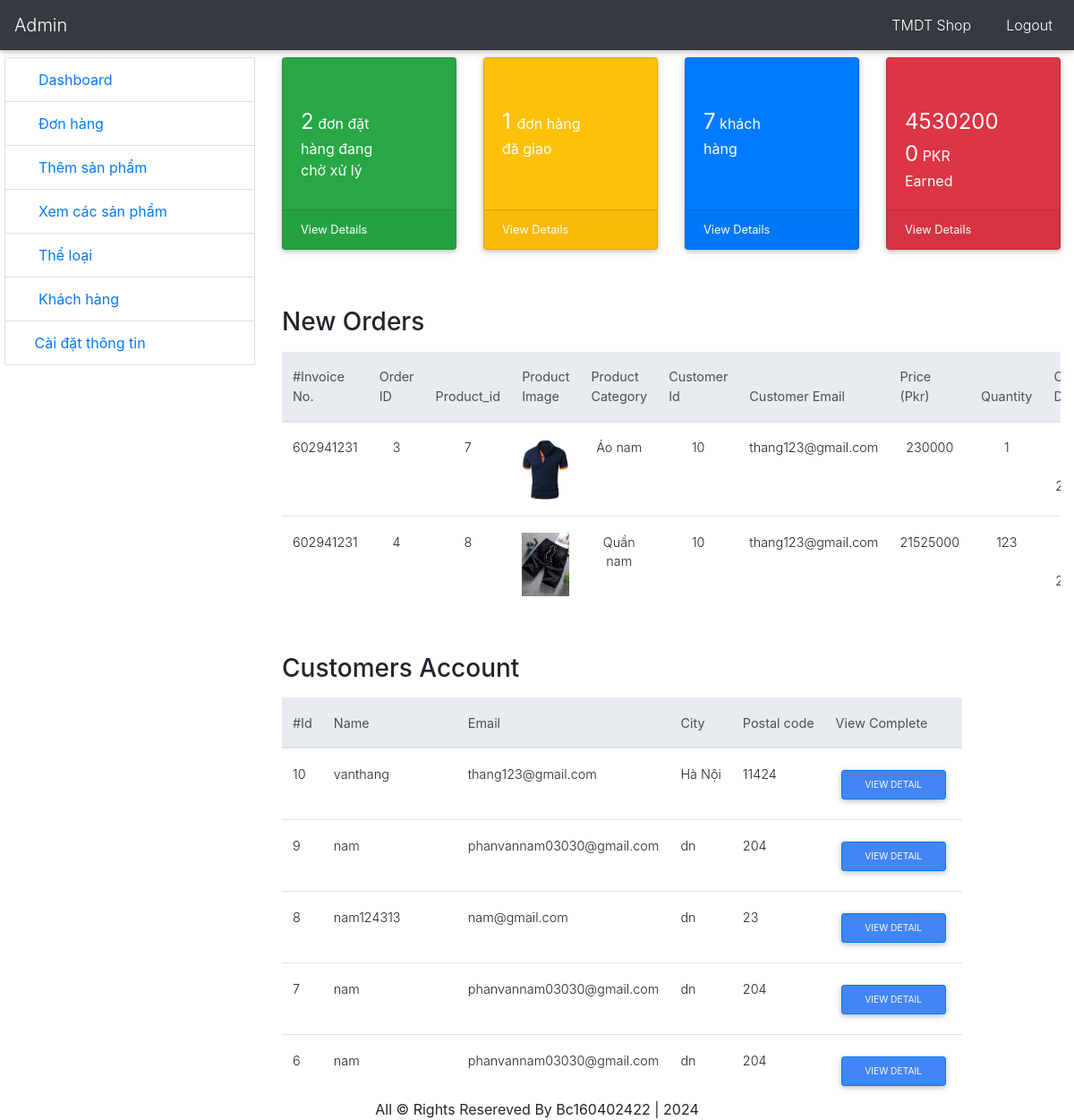
The page /tmdt-shop/admin/index.php (signed in) on the database its author committed.
### tables this page shows
CREATE TABLE `customer_order` (
  `order_id` int(11) NOT NULL,
  `customer_id` int(11) NOT NULL,
  `customer_email` varchar(100) NOT NULL,
  `customer_fullname` varchar(100) NOT NULL,
  `customer_address` varchar(225) NOT NULL,
  `customer_city` varchar(50) NOT NULL,
  `customer_pcode` int(11) NOT NULL,
  `customer_phonenumber` varchar(100) NOT NULL,
  `product_id` int(11) NOT NULL,
  `product_amount` int(11) NOT NULL,
  `invoice_no` int(11) NOT NULL,
  `products_qty` int(11) NOT NULL,
  `size` int(11) NOT NULL,
  `order_date` varchar(100) NOT NULL,
  `order_status` varchar(100) NOT NULL
);

CREATE TABLE `furniture_product` (
  `pid` int(11) NOT NULL,
  `title` varchar(80) NOT NULL,
  `category` int(11) NOT NULL,
  `detail` text NOT NULL,
  `price` int(11) NOT NULL,
  `image` varchar(200) NOT NULL,
  `date` varchar(100) NOT NULL,
  `status` varchar(50) NOT NULL
);

CREATE TABLE `categories` (
  `id` int(11) NOT NULL,
  `category` varchar(100) NOT NULL
);

CREATE TABLE `customer` (
  `cust_id` int(11) NOT NULL,
  `cust_name` varchar(100) NOT NULL,
  `cust_email` varchar(100) NOT NULL,
  `cust_pass` varchar(100) NOT NULL,
  `cust_add` varchar(200) NOT NULL,
  `cust_city` varchar(50) NOT NULL,
  `cust_postalcode` varchar(50) NOT NULL,
  `cust_number` varchar(100) NOT NULL
);

### tmdt-shop/admin/index.php (the view, shortened to what this page needs)
<?php
include('include/header.php');
?>
  <div class="container-fluid mt-2">
      <div class="row">
        <div class="col-md-3 col-lg-3">
            <?php require_once('include/sidebar.php'); ?>
        </div>
        <div class="col-md-9 col-lg-9">
                <div class="row">
          <div class="col-xl-3 col-sm-6 mb-3">
            <div class="card text-white bg-success o-hidden h-100">
              <div class="card-body">
                <div class="card-body-icon">
                  <i class="fad fa-shopping-cart fa-2x" ></i>
                </div>
                <?php
                   $query = "SELECT * FROM customer_order WHERE order_status='pending'";
                   $run   = mysqli_query($con,$query);
                   $num_new_orders = mysqli_num_rows($run);
                 ?>
                <div class="mr-5">  <span style="font-size:24px;"><?php echo $num_new_orders;?></span>  đơn đặt hàng đang chờ xử lý</div>
              </div>
              <a class="card-footer text-white clearfix small z-1" href="pending_furniture_pro.php">
                <span class="float-left">View Details</span>
                <span class="float-right">
                  <i class="fas fa-angle-right"></i>
                </span>
              </a>
            </div>
          </div>
          <div class="col-xl-3 col-sm-6 mb-3">
            <div class="card text-white bg-warning o-hidden h-100">
              <div class="card-body">
                <div class="card-body-icon">
                  <i class="fad fa-truck fa-2x"></i>
                </div>
                <div class="mr-5">
                <?php
                   $query = "SELECT * FROM customer_order WHERE order_status='delivered'";
                   $run   = mysqli_query($con,$query);
                   $num_delivered_orders = mysqli_num_rows($run);
                 ?>
                  <span style="font-size:24px;"><?php echo $num_delivered_orders;?> </span> đơn hàng đã giao</div>
              </div>
              <a class="card-footer text-white clearfix small z-1" href="delivered_furniture_pro.php">
                <span class="float-left">View Details</span>
                <span class="float-right">
                  <i class="fas fa-angle-right"></i>
                </span>
              </a>
            </div>
          </div>
          <div class="col-xl-3 col-sm-6 mb-3">
            <div class="card text-white bg-primary o-hidden h-100">
              <div class="card-body">
                <div class="card-body-icon">
                  <i class="fad fa-fw fa-users fa-2x"></i>
                </div>
                <div class="mr-5">
                <?php
                   $query = "SELECT * FROM customer";
                   $run   = mysqli_query($con,$query);
                   $num_customer = mysqli_num_rows($run);
                 ?>
                   <span style="font-size:24px;"><?php echo $num_customer;?></span>  khách hàng
                  </div>
              </div>
              <a class="card-footer text-white clearfix small z-1" href="customers.php">
                <span class="float-left">View Details</span>
                <span class="float-right">
                  <i class="fas fa-angle-right"></i>
                </span>
              </a>
            </div>
          </div>
          <div class="col-xl-3 col-sm-6 mb-3">
            <div class="card text-white bg-danger o-hidden h-100">
              <div class="card-body">
                <div class="card-body-icon">
                  <i class="fad fa-sack fa-2x"></i>
                </div>
                <div class="mr-5">
                <?php
                   $query = "SELECT SUm(product_amount) as 'earn' FROM customer_order";
                   $run   = mysqli_query($con,$query);
                   $row=mysqli_fetch_array($run);
                   $earning = $row['earn'];
                 ?>
                  <span style="font-size:24px;"><?php echo $earning; ?></span> PKR Earned
                </div>
              </div>
              <a class="card-footer text-white clearfix small z-1" href="#">
                <span class="float-left">View Details</span>
                <span class="float-right">
                  <i class="fas fa-angle-right"></i>
                </span>
              </a>
            </div>
          </div>
        </div>
                <h3 class="mt-5">New Orders</h3>
            <table class="table table-responsive table-hover mt-3">
                      <thead class="thead-light">
                          <tr>
                              <th>#Invoice No.</th>
                              <th>Order ID</th>
                              <th>Product_id</th>
                              <th>Product Image</th>
                              <th>Product Category</th>
                              <th>Customer Id</th>
                              <th>Customer Email</th>
                              <th>Price (Pkr)</th>
                              <th>Quantity</th>
                              <th>Order Date</th>
                          </tr>
                      </thead>
                       <tbody class="text-center">
                          <?php
                                    $order_query = "SELECT * FROM customer_order WHERE order_status='pending' ORDER BY order_id LIMIT 5";
                                    $run = mysqli_query($con,$order_query);
                                    if(mysqli_num_rows($run) > 0){
                                        while($order_row = mysqli_fetch_array($run)){
                                            $order_invoice = $order_row['invoice_no'];
                                            $order_id      = $order_row['order_id'];
                                            $cust_id       = $order_row['customer_id'];
                                            $cust_email    = $order_row['customer_email'];
                                            $order_pro_id  = $order_row['product_id'];
                                            $order_qty     = $order_row['products_qty'];
                                            $order_amount  = $order_row['product_amount'];
                                            $order_date    = $order_row['order_date'];
                                            $pr_query = "SELECT * FROM furniture_product fp INNER JOIN categories cat ON fp.category = cat.id WHERE pid = $order_pro_id ";
                                            $pr_run   = mysqli_query($con,$pr_query);
                                            if(mysqli_num_rows($pr_run) > 0){
                                                while($pr_row = mysqli_fetch_array($pr_run)){
                                                $image = $pr_row['image'];
                                                $category = $pr_row['category'];
                            ?>
                             <tr>
                                 <td>
                                 <?php echo $order_invoice;?>
                                 </td>
                                 <td>
                                 <?php echo $order_id;?>
                                 </td>
                                 <td>
                                     <?php echo $order_pro_id;?>
                                 </td>
                                 <td width="120px">
                                     <img src="img/<?php echo $image;?>" width="100%">
                                 </td>
                                 <td>
                                     <?php echo $category;?>
                                 </td>
                                 <td>
                                    <?php echo $cust_id;?>
                                 </td>
                                 <td>
                                    <?php echo $cust_email;?>
                                 </td>
                                 <td>
                                    <?php echo $order_amount;?>
                                 </td>
                                 <td><?php echo $order_qty;?></td>
                                <td><?php echo $order_date;?></td>
                             </tr>
                           <?php
                                  }
                                }
                              }
                            }else {
                              echo "<tr><td colspan='12'><h2 class='text-center text-secondary'>You have not any pending order</h2></td></tr>";
                            }
                    ?>
                      </tbody>
                  </table>
                  <h3 class="mt-5">Customers Account</h3>
                  <table class="table table-responsive table-hover mt-3">
                      <thead class="thead-light">
                          <tr>
                              <th>#Id</th>
                              <th>Name</th>
                              <th>Email</th>
                              <th>City</th>
                              <th>Postal code</th>
                              <th>View Complete</th>
                          </tr>
                      </thead>
                        <tbody>
                          <?php
                            $query = "SELECT * FROM customer ORDER BY cust_id DESC LIMIT 5";
                            $run   = mysqli_query($con,$query);
                            if(mysqli_num_rows($run) > 0){
                              while($row = mysqli_fetch_array($run)){
                                $cust_id         = $row['cust_id'];
                                $cust_name       = $row['cust_name'];
                                $cust_email      = $row['cust_email'];
                                $cust_city       = $row['cust_city'];
                                $cust_postalcode = $row['cust_postalcode'];
                            ?>
                             <tr>
                                 <td >
                                     <?php echo $cust_id;?>
                                 </td>
                                 <td width="150px">
                                    <?php echo $cust_name;?>
                                 </td>
                                 <td>
                                    <?php echo $cust_email;?>
                                 </td>
                                 <td>
                                 <?php echo $cust_city ?>
                                 </td>
                                 <td><?php echo $cust_postalcode;?></td>
                                 <td><a href="customers.php"><button class="btn btn-primary btn-sm">View Detail</button></td>
                             </tr>
                           <?php
                               }
                            }else {
                              echo "<tr><td colspan='12'><h2 class='text-center text-secondary'>No Registered Customer Yet</h2></td></tr>";
                            }
                    ?>
                      </tbody>
                  </table>
        </div>
        </div>
  </div>
<?php include('include/footer.php');?>

### tmdt-shop/admin/include/header.php (shortened to what this page needs)
<!DOCTYPE html>
<html lang="en">
<head>
  <link href="css/mdb.min.css" rel="stylesheet">
  <link href="css/bootstrap.css" rel="stylesheet">
  <link href="css/all.min.css" rel="stylesheet">
  <link href="css/style.css" rel="stylesheet">
</head>
<body id="page-top">
<nav class="navbar navbar-expand-md bg-dark navbar-dark">
  <a class="navbar-brand" href="index.php">Admin</a>
  <div class="collapse navbar-collapse" id="collapsibleNavbar">
    <ul class="navbar-nav ml-auto">
      <li class="nav-item">
        <a class="nav-link" href="../index.php" target="_blank"><i class="fas fa-store"></i> TMDT Shop </a>
      </li>
       <li class="nav-item">
        <a class="nav-link" href="logout.php"><i class="fas fa-sign-out-alt"></i> Logout</a>
      </li>
    </ul>
  </div>
</nav>

### tmdt-shop/admin/include/sidebar.php (shortened to what this page needs)
   <div class="list-group mb-3 ">
    <li class="list-group-item "><a href="index.php" >
    <i class="fad fa-tachometer-alt"></i> Dashboard</a>
    </li>
    <li class="list-group-item">
    <a data-toggle="collapse" href="#orders" aria-expanded="false" aria-controls="orders"><i class="fad fa-caret-circle-down"></i> Đơn hàng</a>
    </li>
      <li class="list-group-item">
        <a href="furniture_pro.php"><i class="fad fa-plus"></i> Thêm sản phẩm</a>
      </li>
      <li class="list-group-item">
      <a href="furniture_pro_view.php"><i class="fad fa-th-list"></i> Xem các sản phẩm </a>
      </li>
    <li class="list-group-item list-item-group-action"><a href="category.php">
    <i class="fad fa-border-all"></i> Thể loại</a>
    </li>
    <li class="list-group-item list-item-group-action"><a id="user" href="Customers.php">
    <i class="fad fa-user"></i> Khách hàng</a>
    </li>
    <li class="list-group-item list-item-group-action"><a href="profile.php">
    <i class="fad fa-cog"></i>Cài đặt thông tin</a>
    </li>
</div>

### tmdt-shop/admin/include/footer.php (shortened to what this page needs)
      <footer class="sticky-footer fixed-bottom">
        <div class="container my-auto">
          <div class="copyright text-center my-auto">
            <span>All &copy; Rights Resereved By Bc160402422 | <?php echo date('Y');?></span>
          </div>
        </div>
      </footer>
</body>
</html>

### tmdt-shop/admin/css/style.css (style rules this page uses)
* { margin: 0px; padding: 0px; }
.list-group { margin-left:-10px; }

### rows shown on the page
customer_order: invoice_no "602941231", order_id "3", product "7", customer "10", customer_email "thang123@gmail.com", product_amount "230000", products_qty "1"
furniture_product: image (picture), categories.category "Áo nam"
customer_order: invoice_no "602941231", order_id "4", product "8", customer "10", customer_email "thang123@gmail.com", product_amount "21525000", products_qty "123"
furniture_product: image (picture), categories.category "Quần nam"
customer: cust_id "10", cust_name "vanthang", cust_email "thang123@gmail.com", cust_city "Hà Nội", cust_postalcode "11424"
customer: cust_id "9", cust_name "nam", cust_email "phanvannam03030@gmail.com", cust_city "dn", cust_postalcode "204"
customer: cust_id "8", cust_name "nam124313", cust_email "nam@gmail.com", cust_city "dn", cust_postalcode "23"
customer: cust_id "7", cust_name "nam", cust_email "phanvannam03030@gmail.com", cust_city "dn", cust_postalcode "204"
customer: cust_id "6", cust_name "nam", cust_email "phanvannam03030@gmail.com", cust_city "dn", cust_postalcode "204"

### other values the page prints
$num_new_orders "2"
$num_delivered_orders "1"
$num_customer "7"
$earning "45302000"
